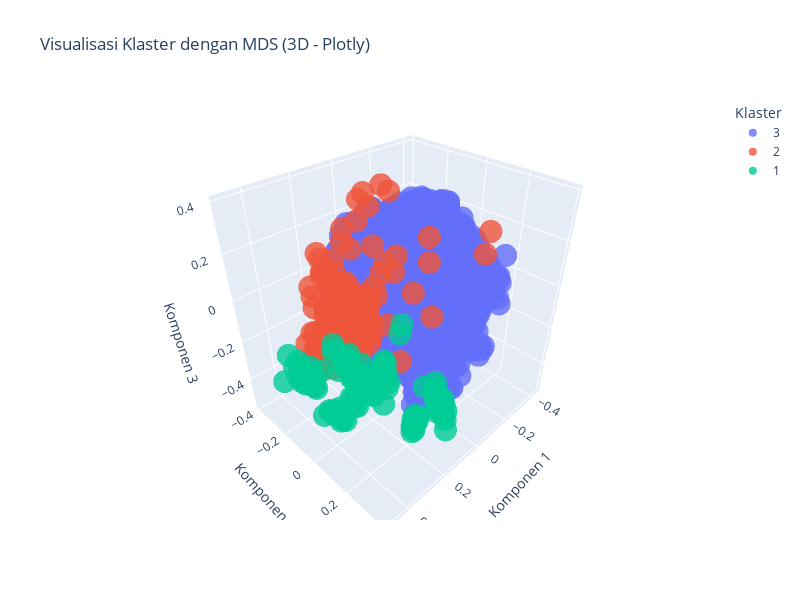

Source (notebook cell):
### Code cell
# Create a DataFrame for 3D plotting
df_plot = pd.DataFrame(gower_3d, columns=['Komponen 1', 'Komponen 2', 'Komponen 3'])
df_plot['Klaster'] = cluster_labels.astype(str)  # supaya warnanya beda per klaster

# 3D Scatter Plot using Plotly
fig = px.scatter_3d(
    df_plot,
    x='Komponen 1',
    y='Komponen 2',
    z='Komponen 3',
    color='Klaster',
    title='Visualisasi Klaster dengan MDS (3D - Plotly)',
    opacity=0.8,
    width=800,
    height=600
)

fig.show()
